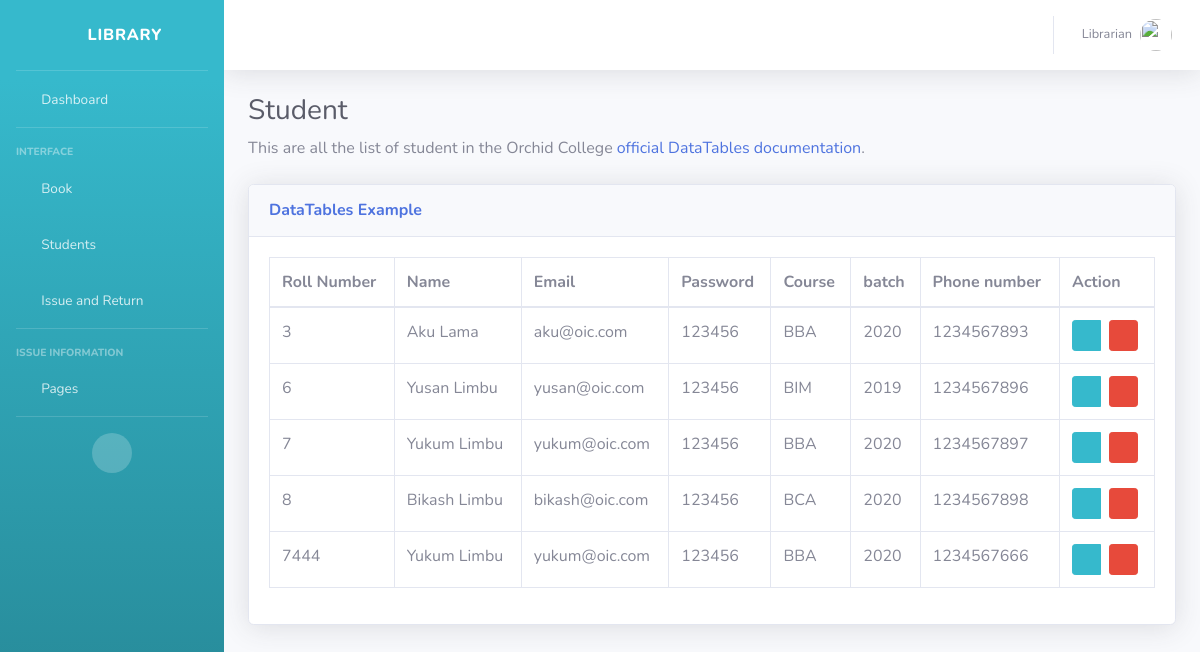
Before: /student_list/ (signed in) with the older database file.
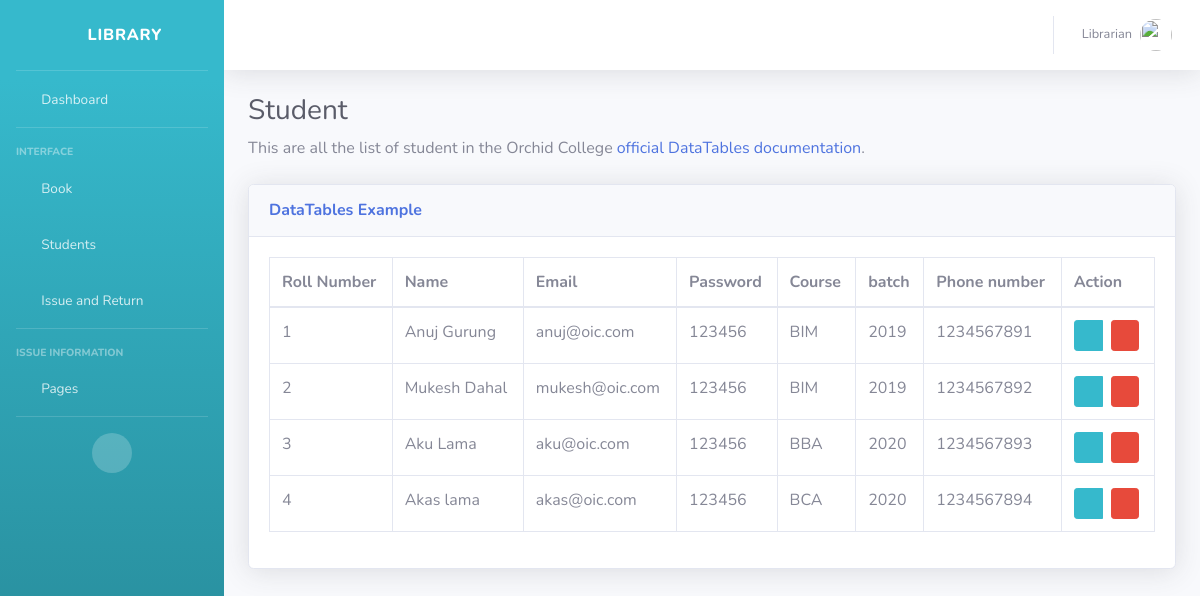
After: the same page with the newer database file.
### base/models.py (models this page shows, shortened)
class Student(models.Model):
    student_id = models.CharField(max_length=64,primary_key=True, unique=True)
    name = models.CharField(max_length=64, default='')
    email = models.EmailField(max_length = 254)
    password = models.CharField(max_length=128)
    course = models.CharField(max_length=10)
    batch = models.CharField(max_length=10)
    phone_number = models.CharField(max_length=10, unique=True)

### base/views.py (the view)
# urls.py: path('student_list/', views.student_list, name='student_list'),
@login_required(login_url = '/admin_login')
def student_list(request):
    students = Student.objects.all()
    return render(request, 'base/student_list.html', {'students':students} )

### base/templates/base/student_list.html (shortened to what this page needs)
{% extends 'base/base.html' %}
{% block content %}
<div class="container-fluid">
                   <h1 class="h3 mb-2 text-gray-800">Student</h1>
                   <p class="mb-4">This are all the list of student in the  Orchid College <a target="_blank"
                           href="https://www.oic.edu.np/">official DataTables documentation</a>.</p>
<div class="card shadow mb-4">
    <div class="card-header py-3">
        <h6 class="m-0 font-weight-bold text-primary">DataTables Example</h6>
    </div>
    <div class="card-body">
        <div class="table-responsive">
            <table class="table table-bordered" id="dataTable" width="100%" cellspacing="0">
                <thead>
                    <tr>
                        <th>Roll Number</th>
                        <th>Name</th>
                        <th>Email</th>
                        <th>Password</th>
                        <th>Course</th>
                        <th>batch</th>
                        <th>Phone number</th>
                        <th>Action</th>
                    </tr>
                </thead>
                <tbody>
                    {% for student in students %}
                            <tr>
                                <td>{{ student.student_id }}</td>
                                <td>{{ student.name }}</td>
                                <td>{{ student.email }}</td>
                                <td>{{ student.password }}</td>
                                <td>{{ student.course }}</td>
                                <td>{{ student.batch }}</td>
                                <td>{{ student.phone_number }}</td>
                                 <td>
                                    <div class="btn-group" role="group">
                                        <a href="{% url 'base:update_student' student.pk %}" class="btn btn-info btn-sm ">
                                            <i class="fas fa-pen"></i>
                                        </a>
                                        {% if not object.non_deletetable %}
                                                <form action="{% url 'base:delete_student' student.pk %}"  method="post">
                                                    <button class="btn btn-danger btn-sm delete-link ml-2" data-tooltip="tooltip" title="Delete">
                                                        <i class="far fa-trash-alt"></i>
                                                    </button>
                                                </form>
                                                {% endif %}
                                    </div>
                                </td>
                            </tr>
                    {% endfor %}
                </tbody>
            </table>
        </div>
    </div>
</div>
{% endblock %}

Changed rows visible on the page:
removed Student: student_id "6", name "Yusan Limbu", email "yusan@oic.com", password "123456", course "BIM", batch "2019", phone_number "1234567896"
removed Student: student_id "7", name "Yukum Limbu", email "yukum@oic.com", password "123456", course "BBA", batch "2020", phone_number "1234567897"
removed Student: student_id "8", name "Bikash Limbu", email "bikash@oic.com", password "123456", course "BCA", batch "2020", phone_number "1234567898"
removed Student: student_id "7444", name "Yukum Limbu", email "yukum@oic.com", password "123456", course "BBA", batch "2020", phone_number "1234567666"
added Student: student_id "1", name "Anuj Gurung", email "anuj@oic.com", password "123456", course "BIM", batch "2019", phone_number "1234567891"
added Student: student_id "2", name "Mukesh Dahal", email "mukesh@oic.com", password "123456", course "BIM", batch "2019", phone_number "1234567892"
added Student: student_id "4", name "Akas lama", email "akas@oic.com", password "123456", course "BCA", batch "2020", phone_number "1234567894"
